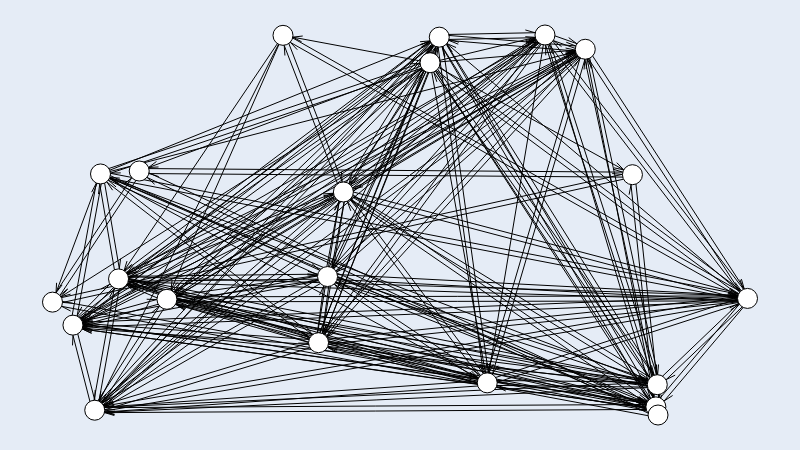

The code cell stored with this chart in its notebook:
### Markdown cell above
Para desenhar um grafo, use o método `draw`.

### Code cell
g.draw()

### Figure 1 — Plotly figure (JSON) as saved in the notebook; plotly's stock layout.template omitted (floating-point values rounded to 4 significant figures; data arrays with more than 128 entries replaced by an {"elided": "..."} marker saying what was removed)
{"data": [{"hoverinfo": "none", "line": {"color": "rgb(0, 0, 0)", "width": 1}, "mode": "lines", "type": "scatter", "x": {"elided": "1512 float values"}, "y": {"elided": "1512 float values"}}, {"hoverinfo": "none", "marker": {"color": "rgb(255, 255, 255)", "line": {"color": "rgb(0, 0, 0)", "width": 1}, "size": 20}, "mode": "markers+text", "text": [null, null, null, null, null, null, null, null, null, null, null, null, null, null, null, null, null, null, null, null, null], "textfont": {"color": "rgb(0, 0, 0)"}, "textposition": "middle center", "type": "scatter", "x": [0.3828, 0.1248, 0.06908, 0, 0.8702, 0.8345, 0.4185, 0.09502, 1, 0.7086, 0.3316, 0.8682, 0.3957, 0.5565, 0.1647, 0.02941, 0.6255, 0.06078, 0.5432, 0.7666, 0.8713], "y": [0.1903, 0.6421, 0.6343, 0.297, 0.07976, 0.6324, 0.5869, 0.3581, 0.3068, 1, 0.9991, 0.02133, 0.3643, 0.9944, 0.3044, 0.2365, 0.08459, 0.01262, 0.9271, 0.9625, 0]}, {"hoverinfo": "none", "mode": "text", "text": {"elided": "236 null values"}, "textfont": {"color": "rgb(0, 0, 0)"}, "textposition": "middle center", "type": "scatter", "x": {"elided": "236 float values"}, "y": {"elided": "236 float values"}}, {"hoverinfo": "none", "marker": {"color": "rgba(255, 255, 255, 0.0)", "line": {"color": "rgba(255, 255, 255, 0.0)", "width": 0}, "size": 0}, "mode": "markers", "type": "scatter", "x": [0.5, 0, 1, 0.5], "y": [0, 0.5, 0.5, 1]}], "layout": {"height": 450, "margin": {"b": 0, "l": 0, "r": 0, "t": 0}, "showlegend": false, "width": 800, "xaxis": {"fixedrange": true, "showgrid": false, "showticklabels": false, "zeroline": false}, "yaxis": {"fixedrange": true, "showgrid": false, "showticklabels": false, "zeroline": false}}}
